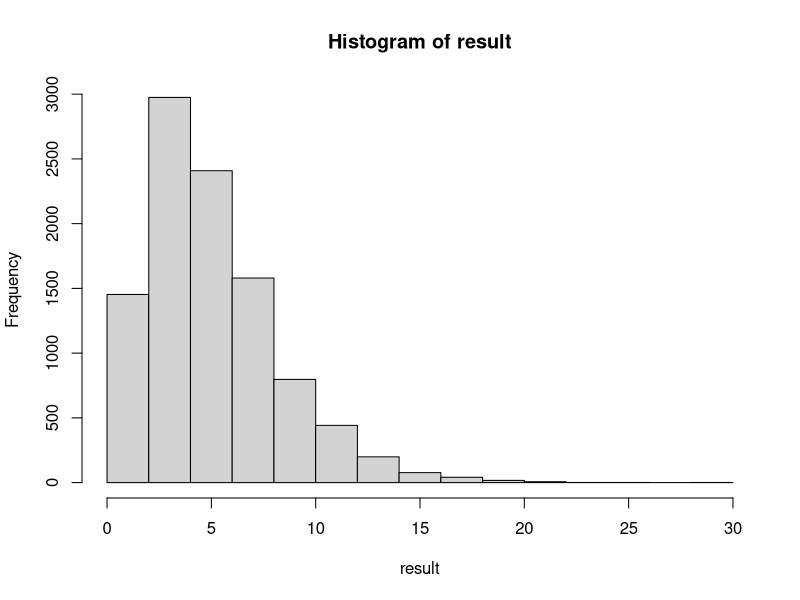

Recreate this plot in R.
## ---- chunk 1
knitr::opts_chunk$set(echo = F, message = F, include = F, warning=F)
## ---- chunk 2
#Please don't change or delete this chunk
set.seed(42)
## ---- chunk 3
five_sample <- function(nsims){
    results_vec <- vector()
    for (i in 1:nsims){
    y = rnorm(n=1)^2 + rnorm(n=1)^2 + rnorm(n=1)^2 + rnorm(n=1)^2 + rnorm(n=1)^2
    results_vec[i] <- y
    }
    return(results_vec)
}

## ---- chunk 4
result<-five_sample(nsims=10000)
hist(result)
mean(result)
#Mean should be 5 = no of degrees of freedom?
## ---- chunk 5
#Please don't change or delete this chunk
set.seed(121)
## ---- chunk 6


## ---- chunk 7


## ---- chunk 8


## ---- chunk 9


## ---- chunk 10


## ---- chunk 11
#Please don't change or delete this chunk
set.seed(123)
## ---- chunk 12


## ---- chunk 13


## ---- chunk 14


## ---- chunk 15
#Please don't change or delete this chunk
set.seed(100)
## ---- chunk 16


## ---- chunk 17


## ---- chunk 18


